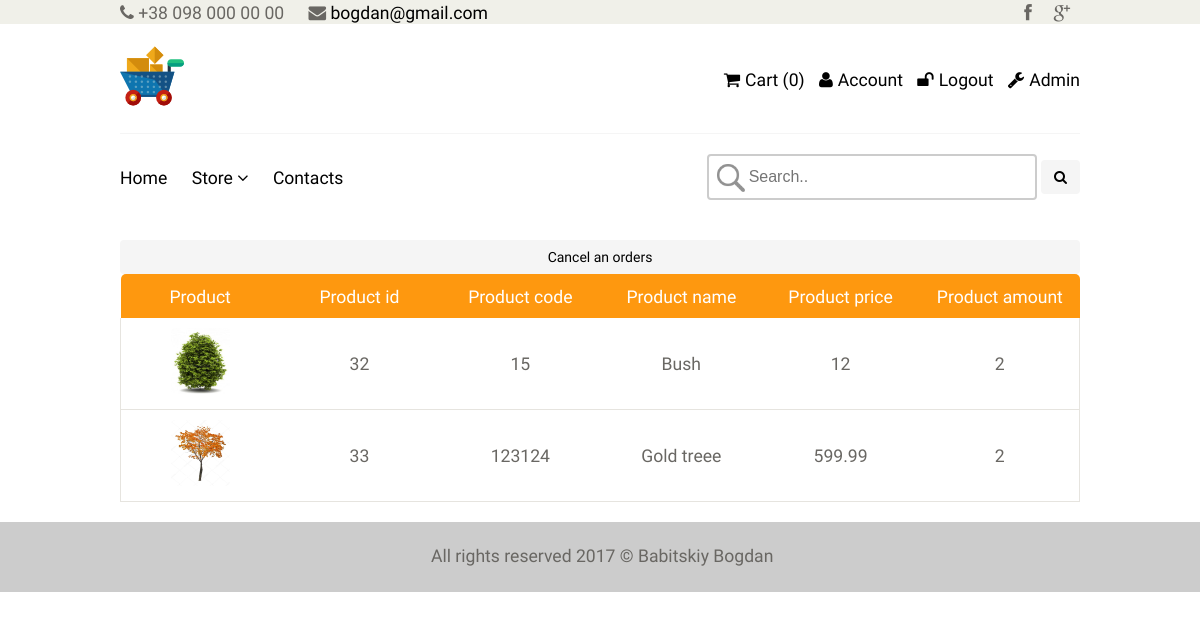
/user/myorders (signed in), run on the app's committed database.
### tables this page shows
CREATE TABLE `product` (
  `id` int(11) NOT NULL,
  `name` varchar(255) NOT NULL,
  `category_id` int(11) NOT NULL,
  `code` int(11) NOT NULL,
  `price` float NOT NULL,
  `availability` tinyint(1) NOT NULL,
  `brand` varchar(255) NOT NULL,
  `description` text NOT NULL,
  `is_new` tinyint(1) NOT NULL DEFAULT '0',
  `is_recommended` tinyint(1) NOT NULL DEFAULT '0',
  `status` int(11) NOT NULL DEFAULT '1'
);

CREATE TABLE `product_order` (
  `id` int(11) NOT NULL,
  `user_name` varchar(255) NOT NULL,
  `user_phone` varchar(255) NOT NULL,
  `user_comment` text NOT NULL,
  `user_id` int(11) DEFAULT NULL,
  `date` timestamp NOT NULL DEFAULT CURRENT_TIMESTAMP,
  `products` text NOT NULL,
  `status` tinyint(4) NOT NULL DEFAULT '1'
);

### config/routes.php (called while the page is built)
<?php
	return array (
		'product/([0-9]+)' => 'product/view/$1',
		'catalog/page-([0-9]+)' => 'catalog/index/$1',
		'catalog' => 'catalog/index',
		'user/myorders' => 'user/order',
		'user/cancel' => 'user/cancel',
		'user/([0-9]+)' => 'user/view/$1',
		'user/edit' => 'user/edit',
		'user/message' => 'user/message',
		'comment/delete/([0-9]+)' => 'comment/delete/$1',
		'category/([0-9]+)/page-([0-9]+)' => 'catalog/category/$1/$2',
		'category/([0-9]+)' => 'catalog/category/$1',
		'cart/checkout' => 'cart/checkout',
		'cart/addAjax/([0-9]+)' => 'cart/addAjax/$1',
		'cart/delete/([0-9]+)' => 'cart/delete/$1',
		'cart' => 'cart/index',
		'user/register' => 'user/register',
		'user/login' => 'user/login',
		'user/logout' => 'user/logout',
		'admin/product/create' => 'adminProduct/create',
		'admin/product/update/([0-9]+)' => 'adminProduct/update/$1',
		'admin/product/delete/([0-9]+)' => 'adminProduct/delete/$1',
		'admin/product' => 'adminProduct/index',
		'admin/category/create' => 'adminCategory/create',
		'admin/category/update/([0-9]+)' => 'adminCategory/update/$1',
		'admin/category/delete/([0-9]+)' => 'adminCategory/delete/$1',
		'admin/category' => 'adminCategory/index',
		'admin/order/create' => 'adminOrder/create',
		'admin/order/update/([0-9]+)' => 'adminOrder/update/$1',
		'admin/order/delete/([0-9]+)' => 'adminOrder/delete/$1',
		'admin/order/view/([0-9]+)' => 'adminOrder/view/$1',
		'admin/order' => 'adminOrder/index',
		'admin' => 'admin/index',
		'contacts' => 'site/contact',
		'search' => 'site/search',
		'' => 'site/index'
	);

### controllers/UserController.php (called while the page is built, shortened)
<?php
class UserController {
		public function actionOrder()
		{
			$id = User::getUser();
			$order = Order::getOrderByUser($id);
			if($order) {
				$orderProducts = json_decode($order['products'], true);
				$productsIds = array_keys($orderProducts);
				$products = Product::getProductsByIds($productsIds);
			}
			else $products = false;
			require_once ROOT . '/views/order/index.php';
			return true;
		}
}

### index.php (called while the page is built, shortened)
<?php
	$router = new Router ();
	$router->run ();

### models/Product.php (called while the page is built, shortened)
<?php
class Product
{
	public static function getProductsByIds($idsArray)
	{
		$products = array();
		$db = Db::getConnection();
		$idsString = implode(',', $idsArray);
		$sql = "SELECT * FROM product WHERE status='1' AND id IN ($idsString)";
		$result = $db->query($sql);
		$result->setFetchMode(PDO::FETCH_ASSOC);
		$i = 0;
		while($row = $result->fetch()) {
			$products[$i]['id'] = $row['id'];
			$products[$i]['code'] = $row['code'];
			$products[$i]['name'] = $row['name'];
			$products[$i]['price'] = $row['price'];
			++ $i;
		}
		return $products;
	}
	public static function getImage($id)
	{
		$noImage = 'no_image.jpg';
		$path = '/upload/images/products/';
		$pathToProductImage = $path . $id . '.jpg';
		if(file_exists($_SERVER['DOCUMENT_ROOT'] . $pathToProductImage)) {
			return $pathToProductImage;
		}
		return $path . $noImage;
	}
}

### models/Order.php (called while the page is built, shortened)
<?php
class Order
{
	public static function getOrderByUser($id)
	{
		$db = Db::getConnection();
		$sql = 'SELECT * FROM product_order WHERE user_id = :id';
		$result = $db->prepare($sql);
		$result->bindParam(':id', $id, PDO::PARAM_INT);
		$result->setFetchMode(PDO::FETCH_ASSOC);
		$result->execute();
		return $result->fetch();
	}
}

### views/order/index.php (the view)
<?php include (ROOT . '/views/layouts/header.php'); ?>
<div class="container_center-one">
	<?php if ($products): ?>
	<a href="/user/cancel" class="btn">Cancel an orders</a>
	<table class="table_order">
		<thead>
			<tr>
				<th>Product</th>
				<th>Product id</th>
				<th>Product code</th>
				<th>Product name</th>
				<th>Product price</th>
				<th>Product amount</th>
			</tr>
		</thead>
		<tbody>
				<?php foreach ($products as $product): ?>
				<tr>
					<td><a href="/product/<?php echo $product['id'] ?>"><img src="<?php echo Product::getImage($product['id']); ?>" alt="product"></a></td>
					<td><?php echo $product['id']; ?></td>
					<td><?php echo $product['code']; ?></td>
					<td><?php echo $product['name']; ?></td>
					<td><?php echo $product['price']; ?></td>
					<td><?php echo $orderProducts[$product['id']]; ?></td>
				</tr>
			<?php endforeach ?>
			<?php else: ?>
				<p style="font-weight: bold; font-size: 38px;">You have not the orders</p>
			<?php endif ?>
		</tbody>
	</table>
</div>
<?php include (ROOT . '/views/layouts/footer.php'); ?>

### components/Router.php (shortened to what this page needs)
<?php
	class Router
	{
		private $routes;
		public function __construct()
		{
			$routesPath = ROOT . '/config/routes.php';
			$this->routes = include ( $routesPath );
		}
		private function getURI ()
		{
			if ( !empty ( $_SERVER['REQUEST_URI'] ) )
			{
				return trim ( $_SERVER['REQUEST_URI'], '/' );
			}
		}
		public function run ()
		{
			$uri = $this->getURI ();
			foreach ($this->routes as $uriPattern => $path)
			{
				if ( preg_match ( "~$uriPattern~", $uri) )
				{
					$internalRoute = preg_replace("~$uriPattern~", $path, $uri);
					$segments = explode ( '/', $internalRoute );
					$controllerName = array_shift ( $segments ) . 'Controller';
					$actionName = 'action' . ucfirst ( array_shift ( $segments ) );
					$parameters = $segments;
					$controllerObject = new $controllerName;
					if(method_exists($controllerObject, $actionName)) {
						$result = call_user_func_array (
							  array ( $controllerObject, $actionName ),
							  $parameters
						);
					}
					else {
						require_once ROOT . '/views/error/error404.html';
					}
					if ( $result != null )
					{
						break;
					}
				}
			}
		}
	}

### template/css/main.css (style rules this page uses)
body, html { height: 100%; }
body { font: 1.1em Roboto, sans-serif; color: #696763; }
.btn { background-color: #f5f5f5; transition: all .5s ease; display: inline-block; padding: 6px 12px; margin-bottom: 0; font-size: 14px; font-weight: normal; line-height: 1.428571429; text-align: center; white-space: nowrap; vertical-align: middle; cursor: pointer; background-image: none; border: 1px solid transparent; border-radius: 4px; -webkit-user-select: none; -moz-user-select: none; -ms-user-select: none; -o-user-select: none; user-select: none; }
.container_center-one { margin: 20px 10%; display: grid; justify-content: center; }
table { text-align: center; border-collapse: collapse; border-spacing: 0; }
table tr td { padding: 10px 20px; border-bottom: 1px solid #e6e4df; vertical-align: middle; width: 10%; }
table img { width: 50%; }
table.table_order thead { background: #FE980F; color: #fff; }
table.table_order thead tr th:first-child { border-radius: 5px 0 0 0; }
table.table_order thead tr th:last-child { border-radius: 0 5px 0 0; }
table.table_order tbody tr td:first-child { border-left: 1px solid #e6e4df; }
table.table_order tbody tr td:last-child { border-right: 1px solid #e6e4df; }
img { width: 100%; height: auto; }
img:not(.modal-content) { border-radius: 5px; cursor: pointer; transition: 0.3s; }

### template/css/layouts_style/cabinet_style.css (style rules this page uses)
.cart table tr td, th { vertical-align: middle; text-align: center; padding: 10px; }

### data on the page
product: shows a picture, id "32", code "15", name "Bush", price "12"
product_order: products "2"
product: shows a picture, id "33", code "123124", name "Gold treee", price "599.99"
